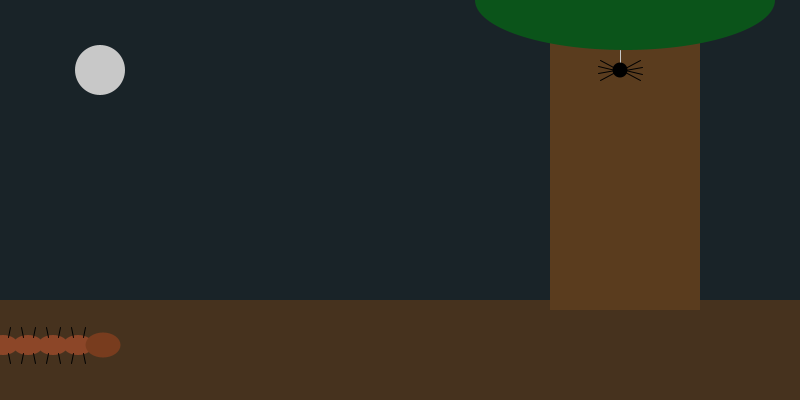
Frame 1 (no input)
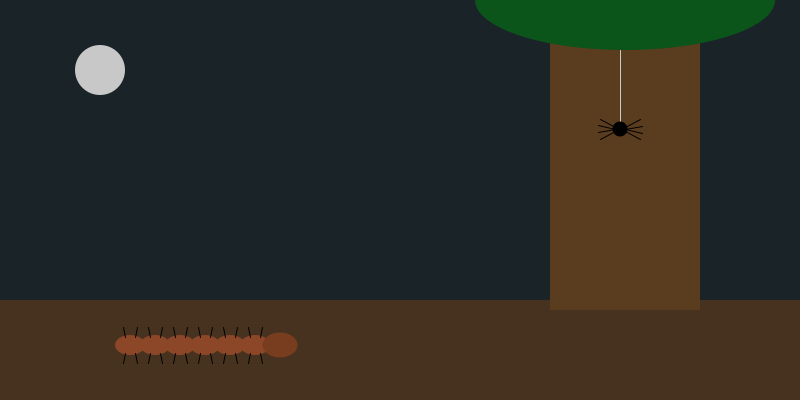
Frame 60 (the mouse pressed at the canvas centre just before this capture)
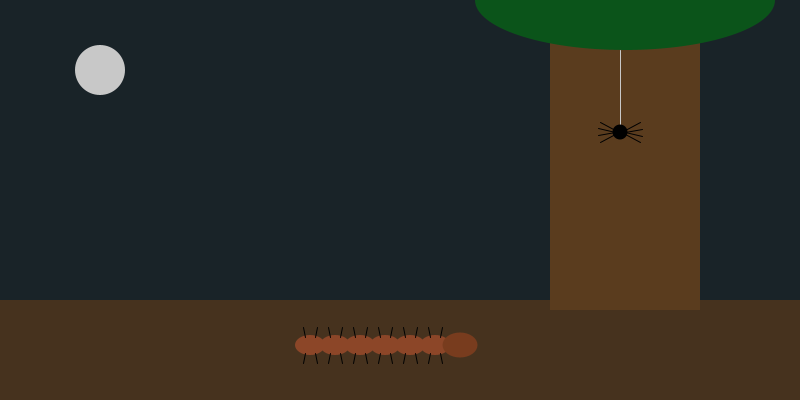
Frame 120 (the mouse held since frame 60 and released just before this capture)

The Processing sketch that drew these frames (run headless with seeded random() and noise(); from frame 60 on, the mouse is pressed at the canvas centre):

// Processing sketch: compsici_project_2
// ── compsici_project_2.pde
int x=100;
int direction=1;

float spiderY = 70;
float spiedire = 1;

void setup() {
  size(800, 400);
}

void draw() {
  background(25, 35, 40);
  //ground
  fill(70, 50, 30);
  noStroke();
  rect(0, 300, 800, 100);
  //moon
  fill(200);
  ellipse(100,70,50,50);

  drawTree();
  drawSpider();

  spiderY=spiderY+spiedire;

  if (spiderY>150){
    spiedire=-0.5;
  }
  if(spiderY<70) {
    spiedire= 0.5;
  }

  //cendipete
  x = x+3 *direction;
 
  if(x>950) {
    direction = -1;
  }
  if (x<-150){
    direction = 1;
  }
  
  pushMatrix();
 
  translate(x, 345);
   if (direction==-1) {
    rotate(radians(180));
   }
  drawCentipede();
  popMatrix();
  
}



void drawTree() {
  //trunk
  fill(90, 60, 30);
  noStroke();
  rect(550, 10, 150, 300);
  
  //leaf
  fill(11,84,26);
  ellipse(625, 0, 300, 100);
}


void drawSpider() {
  // web
  stroke(200);
  line(620, 50, 620, spiderY);
  
  fill(0);
  noStroke();

  // body
  ellipse(620, spiderY, 15, 15);

  // legs
  stroke(0);
  line(615, spiderY, 598, spiderY+3);
  line(615, spiderY, 598, spiderY-4);
  line(615,spiderY-2,600,spiderY-10);
  line(615, spiderY+2, 600, spiderY + 10);
  
  line(625, spiderY-2, 640, spiderY - 10);
  line(625, spiderY+2, 640, spiderY + 10);
  line(625, spiderY,642,spiderY+4);
  line(625,spiderY,642,spiderY-3);
  noStroke(); 
}

void drawCentipede() {
  drawSegment(-150);
  drawSegment(-125);
  drawSegment(-100);
  drawSegment(-75);
  drawSegment(-50);
  drawSegment(-25);
  

  //head
  fill(120, 60, 30);
  noStroke();
  ellipse(0, 0, 35, 25);
}

void drawSegment(float wow) {
  pushMatrix();

  translate(wow,0); 

  //body segments
  fill(140, 70, 40);
  noStroke();
  ellipse(0, 0, 30, 20);

  //leegs
  stroke(0);
  line(-5, -8, -7, -18); 
  line(5, -8, 7, -18);
  line(-5, 8, -7, 18);
  line(5, 8, 7, 18);
  noStroke();

  popMatrix();
}
